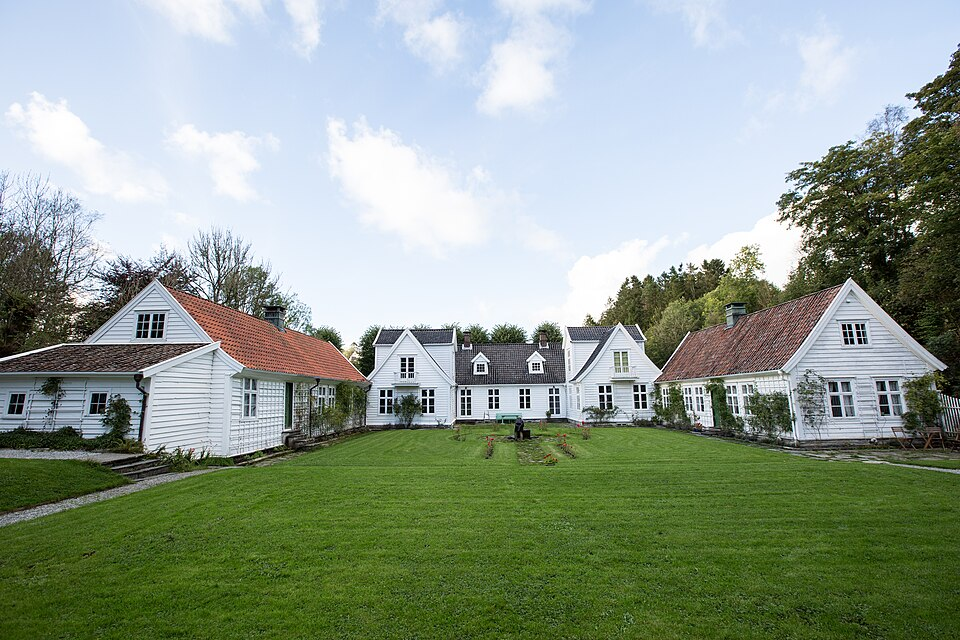
#> input picture img_src/alvoen.jpg, 960 x 640 px
$ python -i download_tour_images.py   (imports and definitions only)
#> lines starting #> are read from the running program, lines starting #| are printed output that depends on the picture
import os, sys, json, time, re, urllib.request, urllib.parse
from PIL import Image

HERE = os.path.dirname(os.path.abspath(__file__))
IMG_DIR = os.path.join(HERE, "img")
IMG_SRC = os.path.join(HERE, "img_src")
CREDITS_PATH = os.path.join(IMG_SRC, "credits.json")

UA = {"User-Agent": "FjordTourenNesttun/1.0 (private trip planner; simon.oliver27012004 at gmail)"}

FILES = {
    "fedje": "Fedje_Hordaland_Norway_tunliweb_03.jpg",
    "bekkjarvik_stolmen": "Stolmabrua01-edit.JPG",
    "hellesoy": "Hellesøy_-_Øygarden_-_Norway.jpg",
    "modalen_eksingedalen": "Mo_2.jpg",
    "ulvik_siderstien": "Ulvik_med_tilliggande_herligheiter_II.jpg",
    "eidfjord": "P1000532Eidfjord.JPG",
    "sunnhordland_leirvik": "Leirvik_Sentrum_(Stord,_Norway_2013,_cropped).jpg",
    "lygra": "Lyngheisenteret_på_Lygra.jpg",
    "gudvangen": "Gudvangen-2005-06-30.jpg",
    "flamsbana": "Flåmsbana_train_at_Flåm_Station.jpg",
    "hausdalen_gullfjellet": "Redningshytten.jpg",
    "gullbotn": "Langavatnet_Gullbotn.JPG",
    "strono_ervikane": "Ervikane.jpg",
    "masfjorden_matre": "Matrefjorden,_2025.jpg",
}

def get(url):
    for attempt in range(6):
        try:
            time.sleep(1.5)
            req = urllib.request.Request(url, headers=UA)
            with urllib.request.urlopen(req, timeout=40) as r:
                return r.read()
        except urllib.error.HTTPError as e:
            if e.code == 429 and attempt < 5:
                print(f"Rate limited, sleeping {15 * (attempt + 1)}s...")
                time.sleep(15 * (attempt + 1))
                continue
            raise

def info(fname):
    u = "https://commons.wikimedia.org/w/api.php?" + urllib.parse.urlencode({
        "action": "query", "titles": "File:" + fname, "prop": "imageinfo",
        "iiprop": "url|extmetadata|size|mime", "iiurlwidth": 1200, "format": "json"
    })
    pages = json.loads(get(u))["query"]["pages"]
    for p in pages.values():
        if "imageinfo" in p:
            return p["imageinfo"][0]

def crop_and_save(src_path, dst_path):
#> called with src_path = 'img_src/alvoen.jpg', dst_path = 'out.png'
    im = Image.open(src_path).convert("RGB")
#> im is the input picture: PIL image 960x640 RGB; mean R, G, B 143.1, 156.4, 142.1
    w, h = im.size
#> w = 960; h = 640
    target_ratio = 16.0 / 9.0
    current_ratio = w / float(h)
#> current_ratio = 1.5
    if current_ratio > target_ratio:
        new_w = int(h * target_ratio)
        left = (w - new_w) // 2
        im = im.crop((left, 0, left + new_w, h))
    else:
        new_h = int(w / target_ratio)
#> new_h = 540
        top = (h - new_h) // 2
#> top = 50
        im = im.crop((0, top, w, top + new_h))
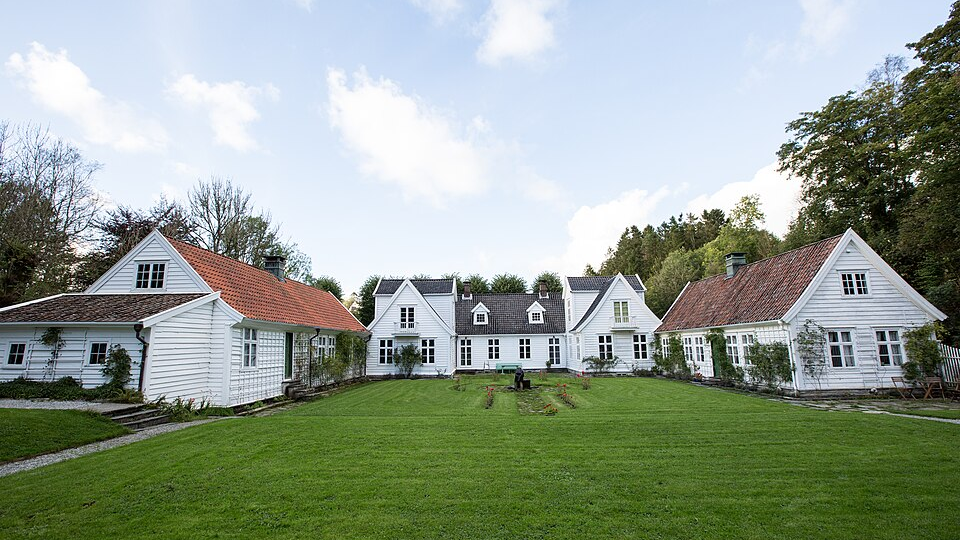
#> im: PIL image 960x540 RGB; mean R, G, B 145.4, 157.4, 143.8
    im = im.resize((800, 450), Image.Resampling.LANCZOS)
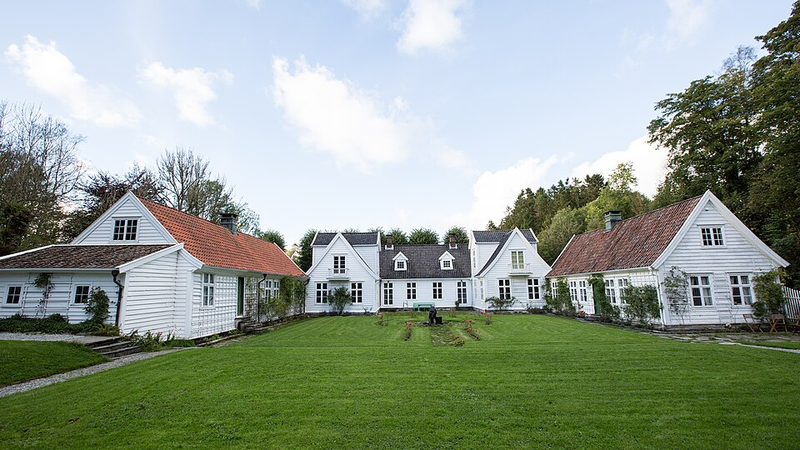
#> im: PIL image 800x450 RGB; mean R, G, B 145.4, 157.3, 143.8
    im.save(dst_path, "JPEG", quality=85)

strip = lambda s: re.sub(r"\s+", " ", re.sub(r"<[^>]+>", "", s or "")).strip()

# [39 lines not run here, left out]

>>> result = crop_and_save('img_src/alvoen.jpg', 'out.png')

$ run again, on img_src/bjoroy_fyllingsdalen.jpg
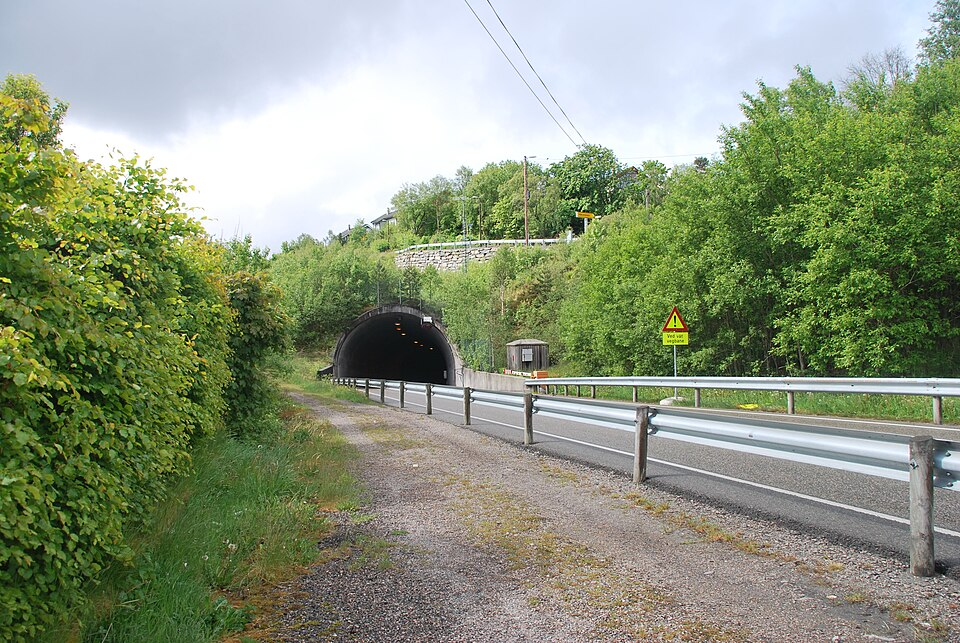
#> input picture img_src/bjoroy_fyllingsdalen.jpg, 960 x 643 px
#> in crop_and_save, im is the input picture: PIL image 960x643 RGB; mean R, G, B 138.5, 149.2, 123.3
#> in crop_and_save, `im = im.crop((0, top, w, top + new_h))`:
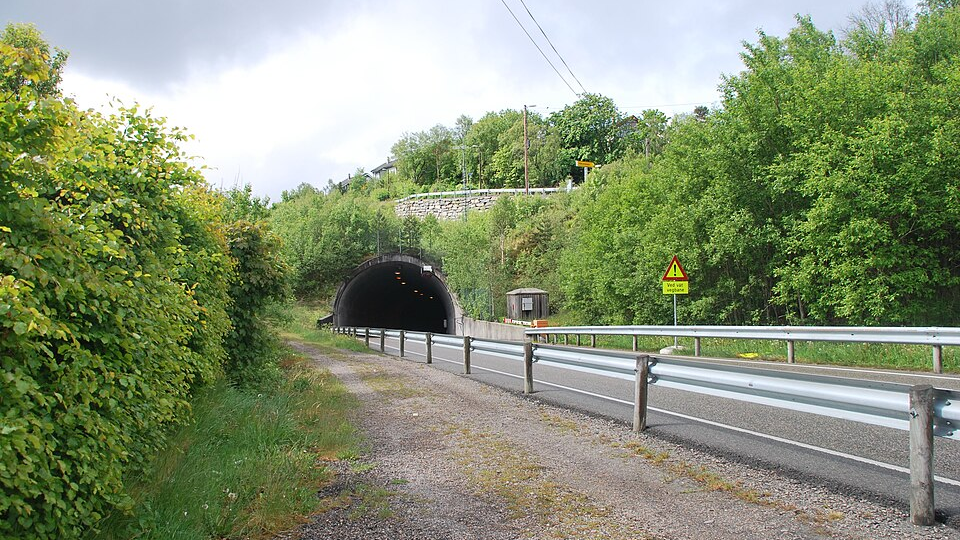
#> im: PIL image 960x540 RGB; mean R, G, B 134.2, 146.1, 115.2
#> in crop_and_save, `im = im.resize((800, 450), Image.Resampling.LANCZOS)`:
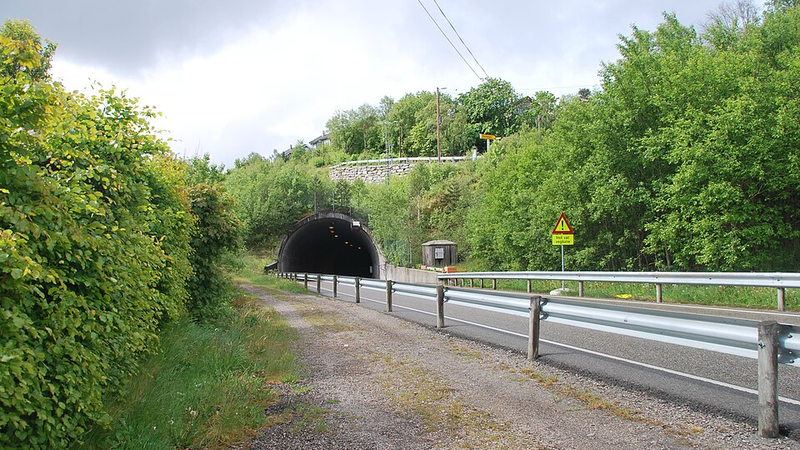
#> im: PIL image 800x450 RGB; mean R, G, B 134.2, 146.1, 115.3

$ run again, on img_src/dale_vaksdal.jpg
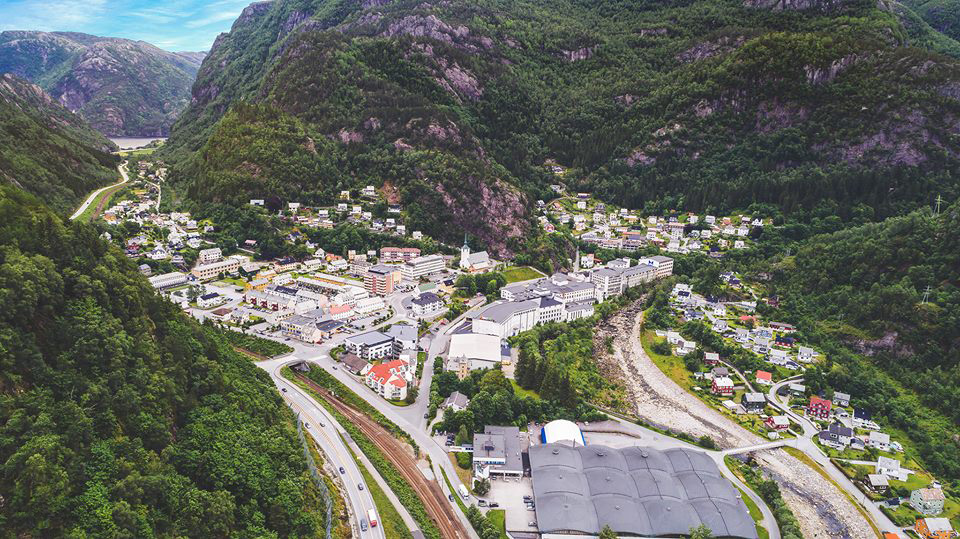
#> input picture img_src/dale_vaksdal.jpg, 960 x 539 px
#> in crop_and_save, im is the input picture: PIL image 960x539 RGB; mean R, G, B 103.4, 106.3, 96.8
#> in crop_and_save, `im = im.resize((800, 450), Image.Resampling.LANCZOS)`:
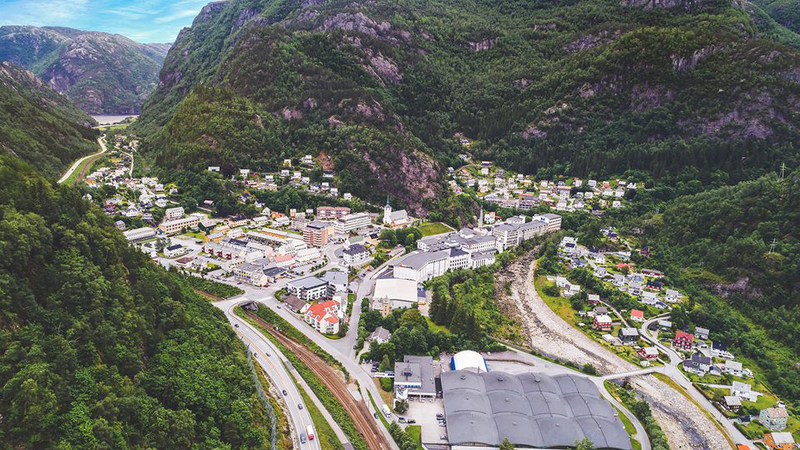
#> im: PIL image 800x450 RGB; mean R, G, B 103.5, 106.3, 96.9

$ run again, on img_src/eidfjord.jpg
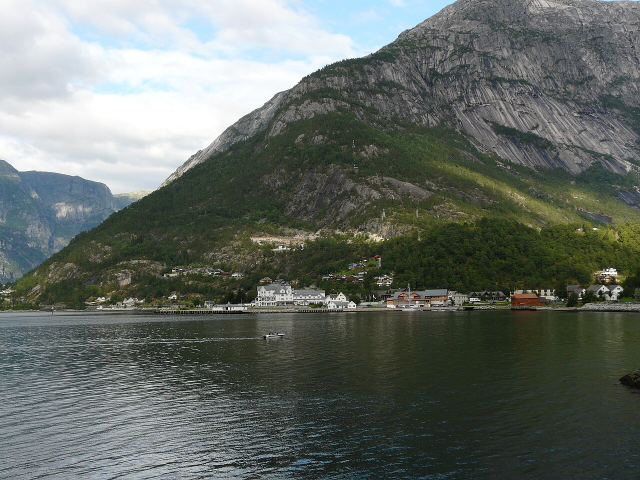
#> input picture img_src/eidfjord.jpg, 1280 x 960 px (shown at 1/2 size)
#> in crop_and_save, im is the input picture: PIL image 1280x960 RGB; mean R, G, B 100.5, 107.3, 101.3
#> in crop_and_save, `im = im.crop((0, top, w, top + new_h))`:
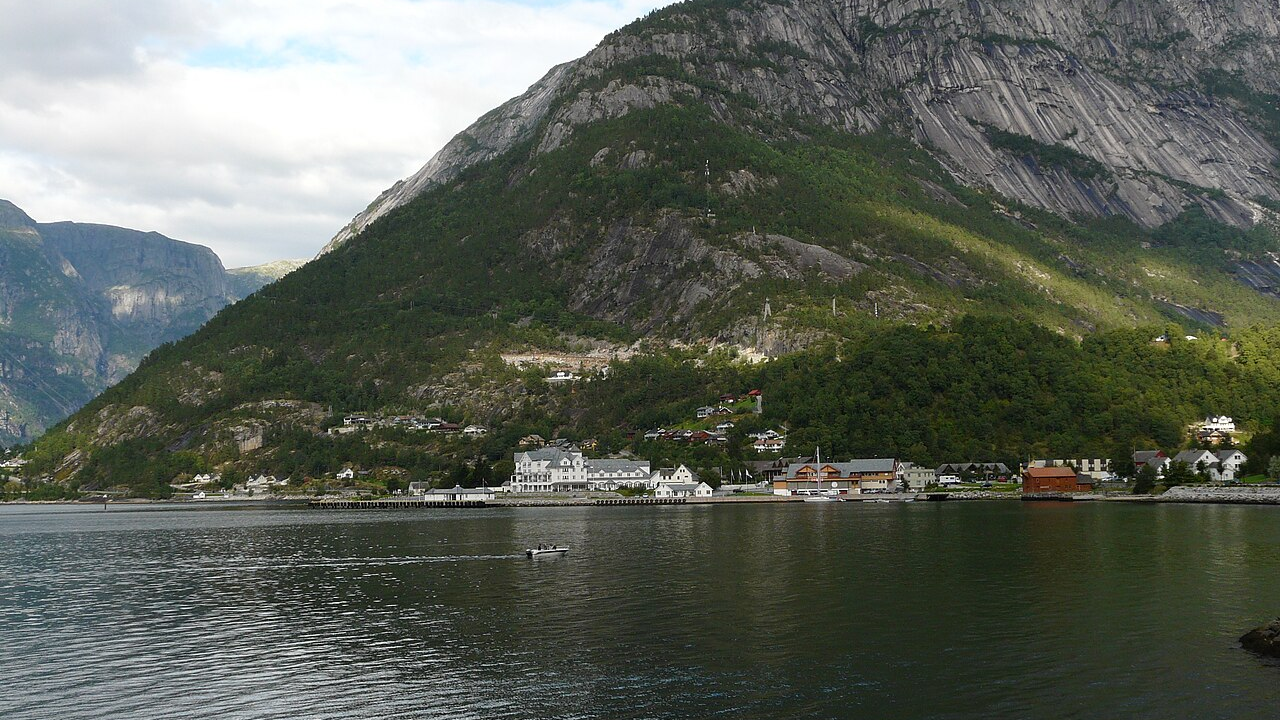
#> im: PIL image 1280x720 RGB; mean R, G, B 92.1, 97.7, 88.6
